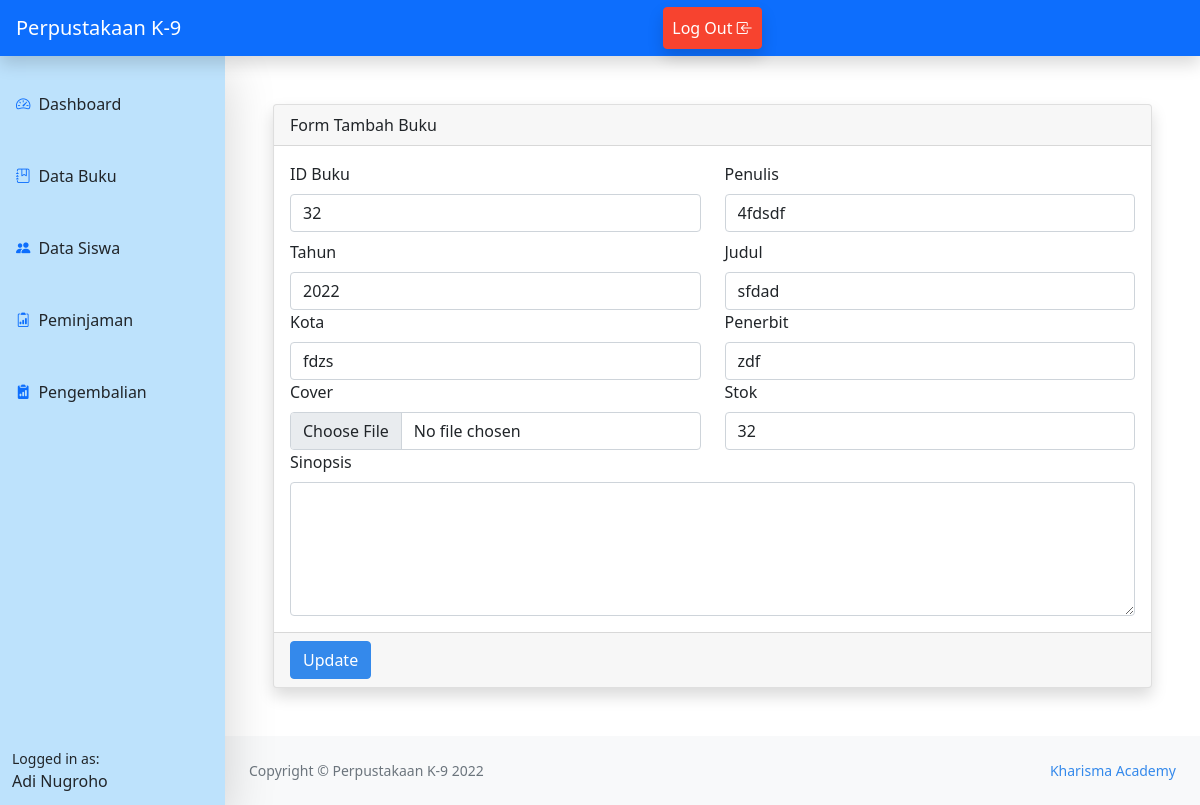
The app's page /edit.php?id=32 (signed in), older data.
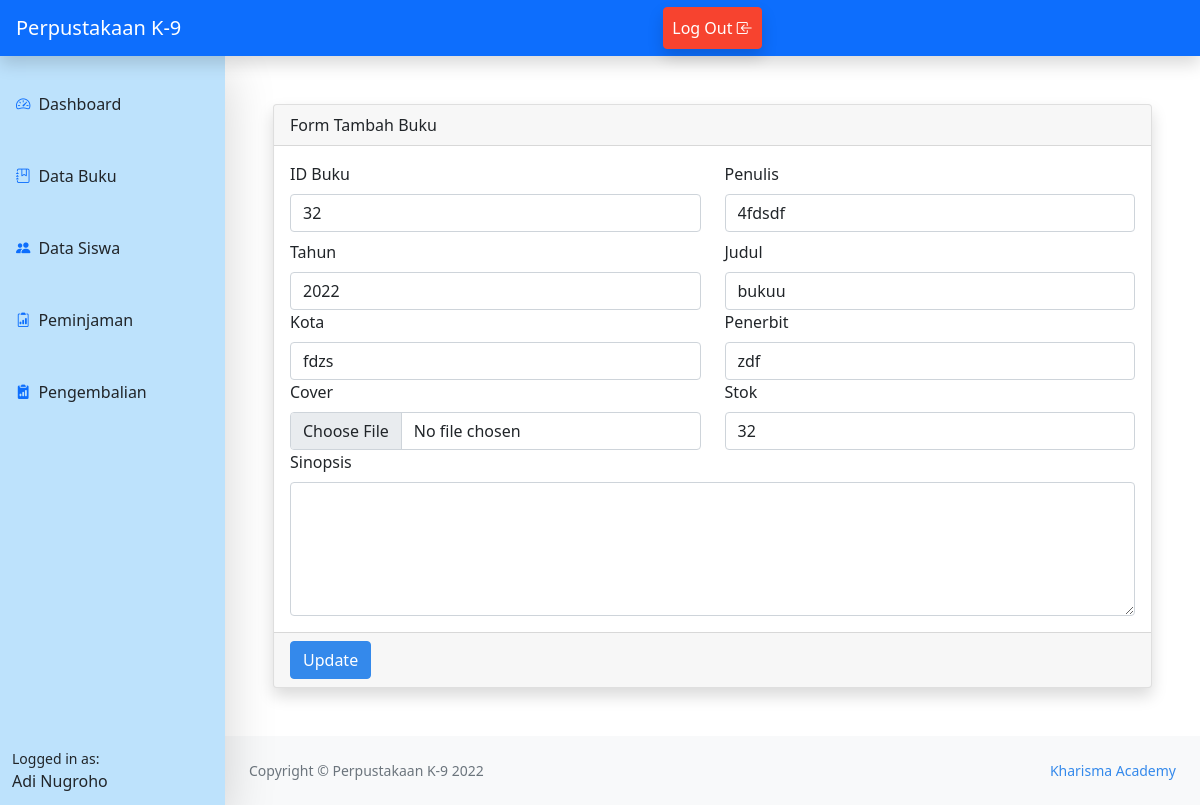
The same page, newer data.
### tables this page shows
CREATE TABLE `buku` (
  `id_buku` int(11) NOT NULL,
  `penulis` char(250) DEFAULT NULL,
  `tahun` year(4) DEFAULT NULL,
  `judul` varchar(100) DEFAULT NULL,
  `kota` varchar(50) DEFAULT NULL,
  `penerbit` varchar(50) DEFAULT NULL,
  `cover` varchar(200) DEFAULT NULL,
  `sinopsis` text DEFAULT NULL,
  `stok` int(11) DEFAULT NULL
);

### edit.php (the view, shortened to what this page needs)
<?php
include 'home_admin.php';
?>
<?php
    $id = $_GET['id'];
    $result = mysqli_query($db,"SELECT * FROM buku WHERE id_buku=$id");
    $data = mysqli_fetch_assoc($result)
    ?>
<main class="mb-5">
  <div class="container-fluid">
  <div class="container mt-5">
<form action="" method="POST" enctype="multipart/form-data">
<div class="card  shadow">
      <div class="card-header ">
        Form Tambah Buku
      </div>
      <div class="card-body">
        <div class="row">
          <div class="col-md-6">
            <div class="form-group mb-2">
              <label class="form-label">ID Buku</label>
              <input type="number" class="form-control" name="id_buku" value="<?php echo $_GET['id'];?>" placeholder="Masukan ID Buku">
              </div>
              </div>
            <div class="col-md-6">
            <div class="form-group">
              <label class="form-label">Penulis</label>
              <input type="text" class="form-control" value="<?php echo $data['penulis'];?>" name="penulis" >
            </div>
          </div>
      </div>
      <div class="row">
          <div class="col-md-6">
          <div class="form-group">
            <label class="form-label">Tahun</label>
            <input type="number" class="form-control" value="<?php echo $data['tahun'];?>" name="tahun" >
          </div>
              </div>
            <div class="col-md-6">
            <div class="form-group">
            <label class="form-label">Judul</label>
            <input type="text" class="form-control" value="<?php echo $data['judul'];?>" name="judul" >
          </div>
          </div>
      </div>
      <div class="row">
          <div class="col-md-6">
          <div class="form-group">
            <label class="form-label">Kota</label>
            <input type="text" class="form-control"  value="<?php echo $data['kota'];?>" name="kota" >
          </div>
              </div>
            <div class="col-md-6">
            <div class="form-group">
            <label class="form-label">Penerbit</label>
            <input type="text" class="form-control" value="<?php echo $data['penerbit'];?>"  name="penerbit" >
          </div>
          </div>
      </div>
      <div class="row">
          <div class="col-md-6">
          <div class="form-group">
            <label class="form-label">Cover</label>
            <input type="file" class="form-control" name="cover" >
          </div>
              </div>
            <div class="col-md-6">
            <div class="form-group">
            <label class="form-label">Stok</label>
            <input type="text" class="form-control" value="<?php echo $data['stok'];?>" name="stok" >
          </div>
          </div>
      </div>
      <div class="row">
        <div class="form-group">
            <label class="form-label">Sinopsis</label>
            <textarea class="form-control" name="sinopsis" value="<?php echo $data['sinopsis'];?>" rows="5"></textarea>
          </div>
      </div>
    </div>
    <div class="card-footer">
       <button type="submit" name="update" class="btn btn-primary float-right">Update</button>
        </div>
   </div>
</form>
</div>
  </div>
</main>
<?php include "footer.php";?>

Row changes from the older to the newer data that the page shows:
changed buku "4fdsdf": judul "sfdad" → "bukuu"
